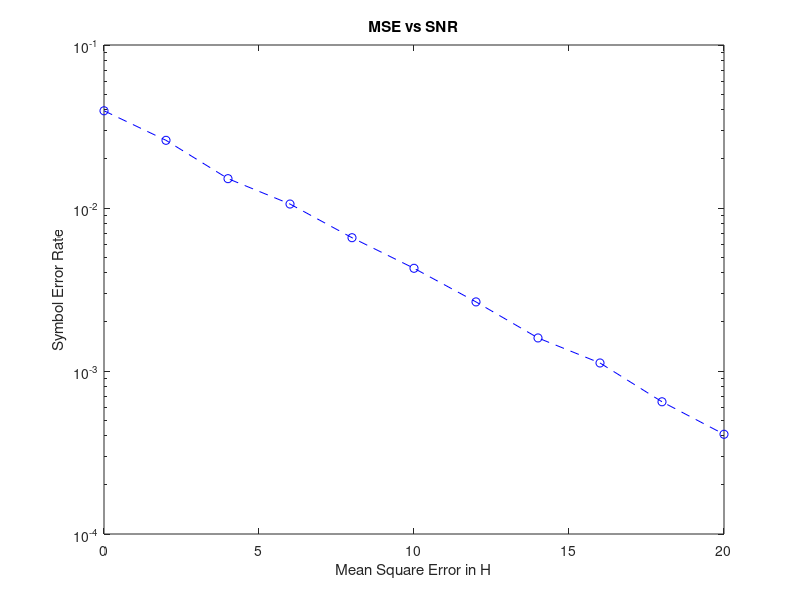
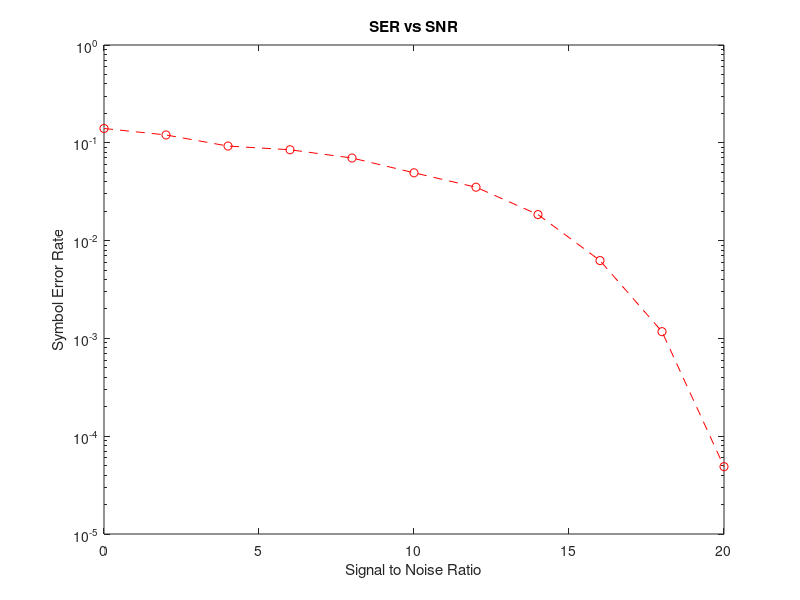

These figures' MATLAB source, in order:
%MIMO-OFDM
clear all;
close all;
Nt=4;
Nr=64;
L=10;
Cp=L-1;
Nc=12;
Nrays=1;
M=16;

N_fft=512;
SNRd_dB=10;
SNRp_dB=(0:2:20)';
SNRd=10.^(SNRd_dB*0.1);
SNRp=10.^(SNRp_dB*0.1);
mse = zeros(length(SNRp),1);
ser = zeros(length(SNRp),1);
montecarloiterations = 10;
for snr=1:length(SNRp)
    for mci= 1:montecarloiterations
    X_f         =   randi([0 M-1],Nt, N_fft);
    X_mod       =   qammod(X_f,M);
%     norm_x        =   sqrt(sum(abs(X_mod).^2));
%     Xmod_norm   =   bsxfun(@rdivide,X_mod,norm_x);
    x_n = ifft(X_mod.',N_fft).';

    x_cp = [x_n(:,N_fft-Cp+1:N_fft) x_n];

    H = sqrt(.5)*(randn(Nr,Nt*L)+1j*randn(Nr,Nt*L));

    xTx_buff = zeros(Nt,L);
    xTx_buff(:,1:L)= fliplr(x_cp(:,1:L));
    x_cp = [x_cp zeros(Nt,1)];
    Rx_buff = zeros(Nr,N_fft);
        for pkt = 1:N_fft
            y=H*reshape(xTx_buff,[],1)+sqrt(.5/SNRp(snr))*(randn(Nr,1)+1j*randn(Nr,1));
            xTx_buff(:,2:L)=xTx_buff(:,1:L-1);
            xTx_buff(:,1)=x_cp(:,L+pkt);
            Rx_buff(:,pkt) = y;
        end

    xn_bar = pinv(H)*Rx_buff;
    Xfmod_bar = fft(xn_bar(1:Nt,:).').';
    Xf_bar = qamdemod(Xfmod_bar,M);
    ser(snr)= biterr(Xf_bar,X_f);
    mse(snr) = mse(snr)+sum(sum(abs(x_n-xn_bar(1:Nt,:)).^2));

    end
end
mse = mse/(Nt*N_fft*montecarloiterations);
ser = ser/(Nt*N_fft*montecarloiterations);
figure
semilogy(SNRp_dB, mse,'b--o');
title('MSE vs SNR');
xlabel('Mean Square Error in H');
ylabel('Symbol Error Rate')
% legend('cos(x)','cos(2x)')
figure
semilogy(SNRp_dB, ser,'r--o');
title('SER vs SNR')
xlabel('Signal to Noise Ratio')
ylabel('Symbol Error Rate')
% legend('cos(x)','cos(2x)')